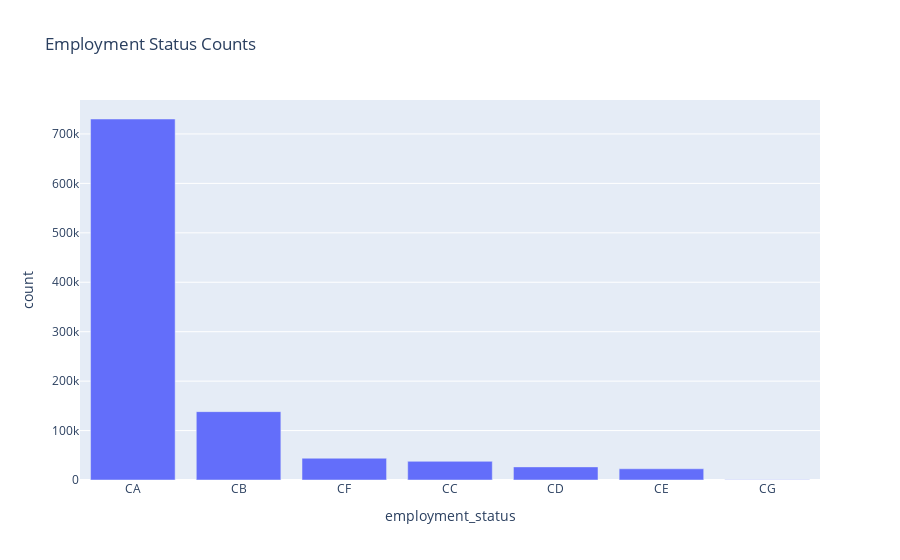

Notebook code for this chart:
### Markdown cell above
The housing_status column is extremely unbalanced.

### Code cell
city_counts = df.groupBy("employment_status").count().orderBy("count", ascending=False)
city_counts.show()
city_counts.plot.bar(x="employment_status", y="count", title="Employment Status Counts")

### Figure 1 — Plotly figure (JSON) as saved in the notebook; plotly's stock layout.template omitted (floating-point values rounded to 4 significant figures)
{"data": [{"hovertemplate": "employment_status=%{x}<br>count=%{y}<extra></extra>", "legendgroup": "", "marker": {"color": "#636efa", "pattern": {"shape": ""}}, "name": "", "orientation": "v", "showlegend": false, "textposition": "auto", "type": "bar", "x": ["CA", "CB", "CF", "CC", "CD", "CE", "CG"], "xaxis": "x", "y": [730252, 138288, 44034, 37758, 26522, 22693, 453], "yaxis": "y"}], "layout": {"barmode": "relative", "legend": {"tracegroupgap": 0}, "title": {"text": "Employment Status Counts"}, "xaxis": {"anchor": "y", "domain": [0, 1], "title": {"text": "employment_status"}}, "yaxis": {"anchor": "x", "domain": [0, 1], "title": {"text": "count"}}}}
